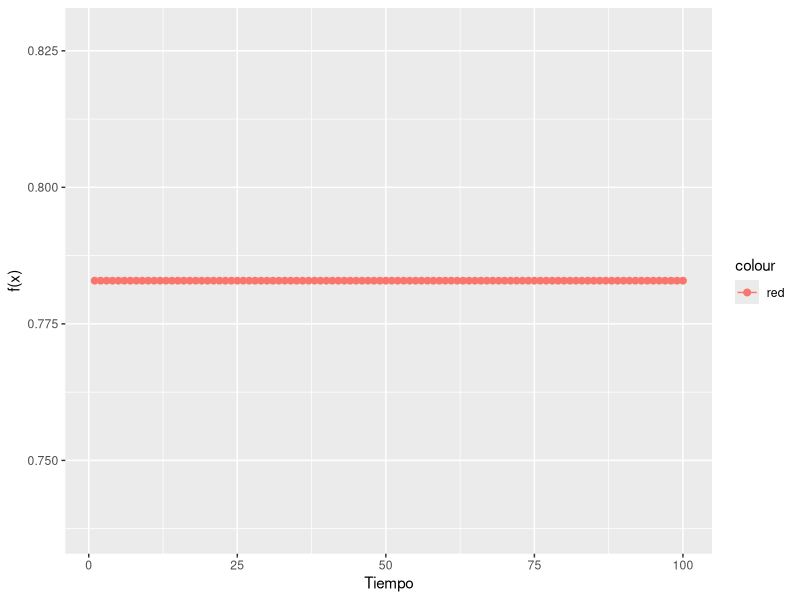

Write R code to recreate this figure.
f <- function(x) {
  return(cos(14.5*x - 0.3) + x * (x + 0.2) + 1.01)
}

low <- -3
high <- -low

tmax <- 100

x <- runif(1, low, high)
best <- x
step <- .1
datos=data.frame()
resultados= data.frame()
for (tiempo in 1:tmax) {
  delta <- runif(1, 0, step)
  xpr<- x + delta
  fxpr<- f(xpr)
  fx <- f(x)
  if (fxpr > fx) {
    x <- xpr
  } 
  if (f(x) < f(best)) { # minimizamos
    best <- x
    
  }
  datos=cbind(tiempo,fx,fxpr,delta, best)
  resultados=rbind(resultados,datos)
}
names(resultados)=c("Tiempo","fx","fxpr","delta","posx")
#paso$Xi=as.factor(paso$Xi)
library(ggplot2)

g1<-ggplot(resultados, aes(x=Tiempo, y=fx, color="red")) +
  geom_line() +
  geom_point(size=2)+
  xlab("Tiempo") + ylab("f(x)")
